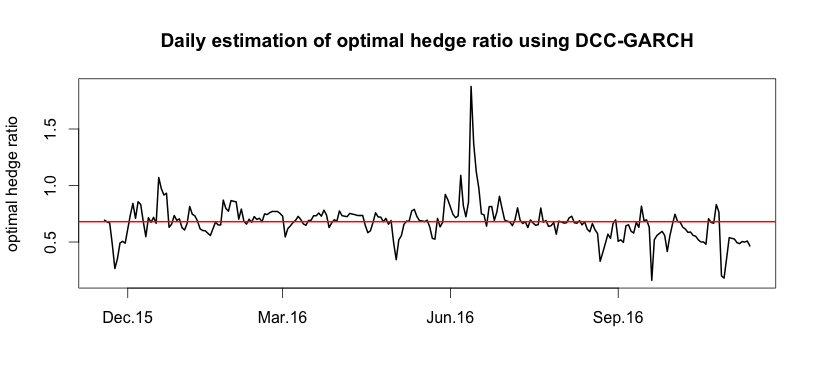

Recreate this plot in R.
#set working directory
setwd("...")

#install necessary packages if needed
libraries = c("rmgarch")
lapply(libraries, function(x) if (!(x %in% installed.packages())) {
  install.packages(x)
})
lapply(libraries, library, quietly = TRUE, character.only = TRUE)

#load data
data = read.csv2("DAX_FDAX.csv", stringsAsFactors = F)

# import closing prices 
stock  = as.numeric(data[,2])
future = as.numeric(data[,3])

#generate log-returns
r_s     = diff(log(stock))
r_f     = diff(log(future))
returns = data.frame(cbind(r_s, r_f))



###GARCH estimation
#specify model of univariate GARCH
xspec = ugarchspec(mean.model = list(armaOrder = c(0, 0)),
                   variance.model = list(garchOrder = c(1,1), model = 'sGARCH'),
                   distribution.model = 'norm')

#repeat univarate model to both time series
uspec = multispec(replicate(2, xspec))

#specify distribution of multivariate GARCH
spec1 = dccspec(uspec = uspec, dccOrder = c(1, 1), distribution = 'mvnorm')

#specify window size (1 year) for rolling window
w = 250

#determine step size, (daily for one year):
steps = seq(0,250,1)

#rolling window estimation:
for (i in 1:length(steps)){
    s  = returns[c(steps[i]):c(w+steps[i]), 1]
    f  = returns[c(steps[i]):c(w+steps[i]), 2]
    RW = cbind(s,f)
    
    #fit multivariate model
    multf = multifit(uspec, RW)
    fit   = dccfit(spec1, data = RW, fit.control = list(eval.se = TRUE), fit = multf)

    #one-step ahead forecast
    fc1 = dccforecast(fit, n.ahead = 1)
    H_t = matrix(unlist(fc1@ mforecast$H), nrow = 2)
  
    #store results in matrix
    if (i == 1){
        H_collect = matrix(rep(0,4), nrow = 2)
        H_collect = H_t     
        hedge_ratio = H_t[1,2]/H_t[2,2]
    }else{
       H_collect = rbind(H_collect, H_t)
       HR = H_t[1,2]/H_t[2,2]
       hedge_ratio = rbind(hedge_ratio, HR)
    } 
}


#### PLOT
plot(hedge_ratio, type = "l", lwd = 2,
     axes  = F,
     frame = TRUE,
     ylab  = "optimal hedge ratio",
     xlab  = " ",
     main  = "Daily estimation of optimal hedge ratio using DCC-GARCH")

#determine axes ticks and positions
time.labels = format(as.Date(data[,1], '%d.%m.%y'), '%b.%y')
ind1        = seq(250, 500, 5)
time.tick   = time.labels[ind1]
ind2        = c(2, 14, 27, 40 )
time.tick   = time.tick[ind2]

axis(side = 1, at = ind2*5, label = time.tick)
axis(side = 2, ylim = c(0.2, 1))

#add line for constant hedge ratio from OLS
abline(h = 0.68, col = "red", lwd = "2")
